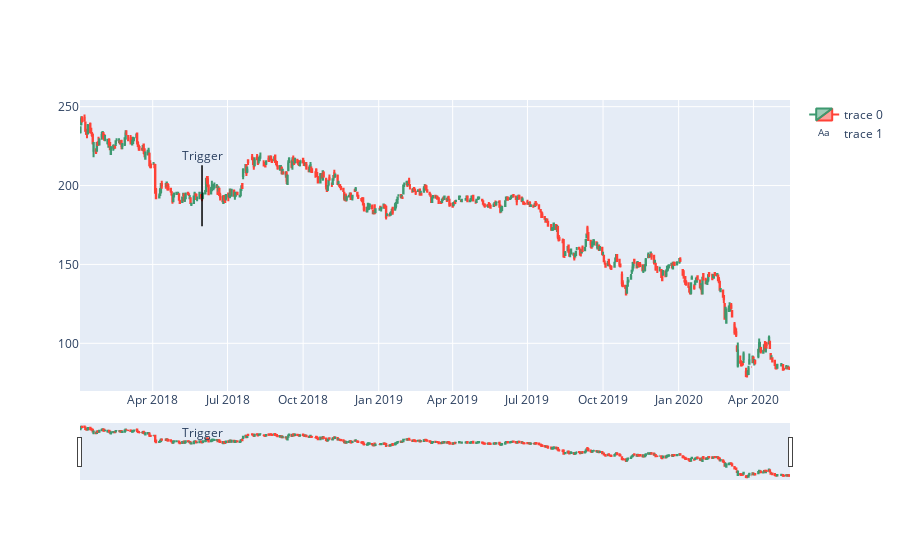

The cell this chart's notebook holds for it:
### Code cell
# df = pd.read_csv('https://raw.githubusercontent.com/plotly/datasets/master/finance-charts-apple.csv')
# fig = go.Figure([go.Scatter(x=df['Date'], y=df['AAPL.High'])])
n = 100
fig = go.Figure()

fig.add_trace(
go.Candlestick(x=df_y.index,
                open=df_y['Open'],
                high=df_y['High'],
                low=df_y['Low'],
                close=df_y['Close'])
)

fig.add_shape(
        # Line Vertical
        dict(
            type="line",
            x0=df_y.index[n],
            y0=df_y.iloc[n]['High']-(df_y.iloc[n]['High']*0.1),
            x1=df_y.index[n],
            y1=df_y.iloc[n]['High']+(df_y.iloc[n]['High']*0.1),
            line=dict(
                color="black",
                width=1.5
            )
))

fig.add_trace(go.Scatter(
    x=[df_y.index[n]],
    y=[df_y.iloc[n]['High']+(df_y.iloc[n]['High']*0.1)+5],
    text=["Trigger"],
    mode="text",
))

# fig.add_trace(
# go.Scatter(x=df['Date'], y=df['AAPL.High']+10)
# )

fig.update_layout(hovermode="x")

fig.show()

### Figure 1 — Plotly figure (JSON) as saved in the notebook; plotly's stock layout.template omitted (floating-point values rounded to 4 significant figures; data arrays with more than 128 entries replaced by an {"elided": "..."} marker saying what was removed)
{"data": [{"close": {"elided": "581 float values"}, "high": {"elided": "581 float values"}, "low": {"elided": "581 float values"}, "open": {"elided": "581 float values"}, "type": "candlestick", "x": {"elided": "581 str values"}}, {"mode": "text", "text": ["Trigger"], "type": "scatter", "x": ["2018-05-31T00:00:00"], "y": [217.8]}], "layout": {"hovermode": "x", "shapes": [{"line": {"color": "black", "width": 1.5}, "type": "line", "x0": "2018-05-31T00:00:00", "x1": "2018-05-31T00:00:00", "y0": 174.2, "y1": 212.8}]}}
